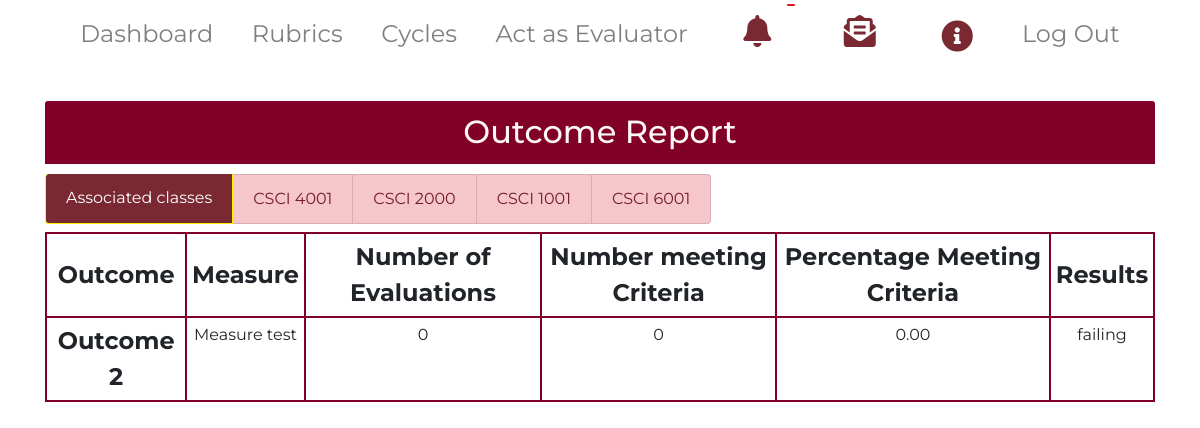
The app's page /generate_outcome_report/29 with its own data.
### main/models.py (models this page shows, shortened)
class Course(models.Model):
    title = models.CharField(max_length=200)
    description = models.CharField(max_length=200)
    credit_hours = models.PositiveIntegerField(default=3)
    coordinator = models.ForeignKey(CoOrdinator,null=True,on_delete=models.CASCADE)

class Outcome(models.Model):
    title = models.CharField(max_length=200, default='', null=True)
    desc = models.CharField(max_length=600, null=True)
    status = models.BooleanField(default=True)
    cycle = models.ManyToManyField(Cycle)
    course = models.ManyToManyField(Course)
    coordinator = models.ForeignKey(CoOrdinator,null=True,on_delete=models.CASCADE)
    def __str__(self):
        return self.title

class Measure(models.Model):
    CUTOFF_TYPES = (('Percentage', 'Percentage'),
                  ('Percentile', 'Percentile'),
                  ('Average', 'Average')
                 )
    cutoff_type = models.CharField(max_length = 100, choices=CUTOFF_TYPES, default='Percentage')
    TOOL_TYPES = (('Rubric', 'Rubric'),
                  ('Test score', 'Test score')
                  )
    tool_type = models.CharField(max_length=100, choices=TOOL_TYPES, default='Rubric')
    STATUS_TYPES = (('passing', 'passing'),
                    ('failing', 'failing'),
                    ('passed', 'passed'),
                    ('failed', 'failed')
                    )
    status = models.CharField(max_length=100, choices=STATUS_TYPES, default='failing')
    statusPercent = models.FloatField(default=0.0)
    evaluationPercent = models.FloatField(default=0.0)
    measureTitle = models.CharField(max_length=200, default='', null=True)
    outcome = models.ForeignKey(Outcome, null=True, on_delete = models.CASCADE)
    cutoff_percentage = models.FloatField(null=True, blank = True, default=0)
    cutoff_score = models.FloatField(null=True, blank=True, default=0)
    rubric = models.ForeignKey(Rubric,null=True, blank = True, on_delete = models.CASCADE)
    test_score = models.ForeignKey(Test_score, null=True, blank = True, on_delete = models.CASCADE)
    student = models.ManyToManyField(Student)
    evaluator = models.ManyToManyField(Evaluator)
    coordinator = models.ForeignKey(CoOrdinator,null=True,on_delete=models.CASCADE)

### main/views.py (the view)
# urls.py: path('generate_outcome_report/<int:outcome_id>', views.generate_outcome_report, name = 'generate_outcome_report'),
def generate_outcome_report(request, outcome_id):
    outcome = Outcome.objects.get(id=outcome_id)
    measures = Measure.objects.filter(outcome=outcome)
    data = dict()
    evaluated_student_count = 0
    number_of_pass_cases = 0
    measure = None
    for measure in measures:
        evaluated_student_count = custom_students.objects.filter(measure=measure, grade__isnull = False, current=True).count()
        number_of_pass_cases = custom_students.objects.filter(measure=measure,grade__gte = measure.cutoff_score, current=True).count()
        data.update({ measure.id: [evaluated_student_count, number_of_pass_cases, measure.measureTitle, measure.statusPercent, measure.status]})
        print(data)
    if measure is None:
        context = {'outcome': outcome, 'measures': measures, 'evaluated_student_count': evaluated_student_count,
                   'number_of_pass_cases': number_of_pass_cases,'mymeasure':measure}
    else:
        context = {'outcome':outcome, 'measures':measures, 'evaluated_student_count':evaluated_student_count,
                   'number_of_pass_cases':number_of_pass_cases, 'data':data, 'measure_id':measure.id,
                   'count':measures.count()+1,'mymeasure':measure}
    return render(request, 'main/outcome_report.html', context)

### main/templates/main/outcome_report.html (shortened to what this page needs)
{% extends  'main/adminbase.html' %}
{%load static%}
{% block body_block %}
<div class="container">
<h2 class="card-header" ><center>Outcome Report</center></h2>
{% if mymeasure is None %}
    <div class="jumbotron jumbotron-fluid" style="  background-color: rgb(252, 243, 229);">
      <div class="container">
        <h1 class="display-4">Not enough data to generate report</h1>
        <p class="lead"> Please add some measures </p>
      </div>
    </div>
    {% else %}
    <ul class="list-group list-group-horizontal-sm mb-2">
      <li class="list-group-item active">Associated classes </li>
      {%for class in outcome.course.all%}
      <li class="list-group-item   list-group-item-danger">{{class.title}}</li>
       {%endfor%}
    </ul>
<div class="table-responsive">
<table class="table table-bordered table-hover table-sm">
  <tr>
    <th class="align-middle">Outcome</th>
    <th class="align-middle">Measure</th>
    <th class="align-middle">Number of Evaluations</th>
    <th class="align-middle">Number meeting Criteria</th>
    <th class="align-middle">Percentage Meeting Criteria</th>
    <th class="align-middle">Results</th>
  </tr>
  <tr>
      <th class="align-middle" rowspan="{{count}}">{{outcome}}</th>
  </tr>
{%for k,m in data.items%}
  <tr>
      <td>{{m.2}}</td>
      <td >{{m.0}} </td>
      <td >{{m.1}} </td>
      <td>{{m.3|floatformat:2}} </td>
      <td>{{m.4}}</td>
  </tr>
{%endfor%}
</table>
    {% endif %}
</div>
</div>
{% endblock %}

### main/static/css/landing.css (style rules this page uses)
body { font-family: Montserrat, Lato, 'Nunito Sans', Helvetica, Arial, Platino, Garamond, Bookman, Lucidia; }
body { height: 100vh; }
th, label { font-size: 1.5rem; }
td { font-size: 1rem; }
.card-header { background-color: rgb(219,217,214) z-index:0; }
.card-header { background-color: #BD955A; color: rgb(252, 248, 242); }
.list-group-item.active { z-index: 2; color: #fff; background-color: #7a2831 ; border-color: #fff300; }
.table-bordered td, .table-bordered th { border: 2px solid #800029; text-align: center; }

### main/templates/main/outcome_report.html (style rules this page uses)
th { text-align:center; vertical-align: middle; }
.card-header { background: #800029; margin-bottom: 10px; }

### records on screen
Course: title "CSCI 4001"
Course: title "CSCI 2000"
Course: title "CSCI 1001"
Course: title "CSCI 6001"
Outcome: title "Outcome 2"
Measure: measureTitle "Measure test", statusPercent "0.00", status "failing"

### other values on screen
{{ m.0 }} "0"
{{ m.1 }} "0"
